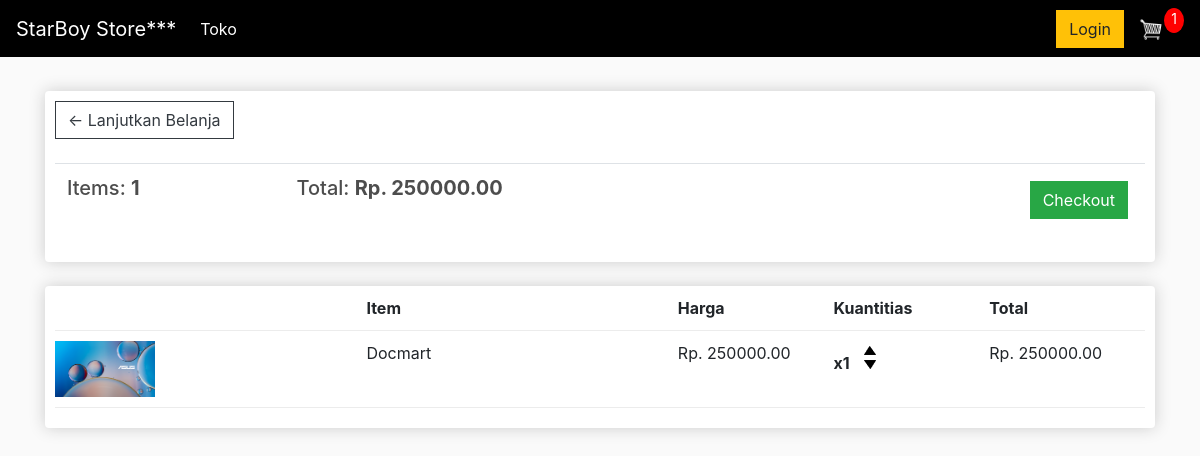
The app's page /cart/ (signed in) with its own data.
### store/models.py (models this page shows, shortened)
class Order(models.Model):
    customer = models.ForeignKey(Customer, on_delete=models.SET_NULL, null=True, blank=True)
    date_ordered = models.DateTimeField(auto_now_add=True)
    complete = models.BooleanField(default=False)
    transaction = models.CharField(max_length=100, null=True)
    @property
    def get_cart_total(self):
        orderitems = self.orderitem_set.all()
        total = sum([item.get_total for item in orderitems])
        return total
    @property
    def get_cart_items(self):
        orderitems = self.orderitem_set.all()
        total = sum([item.quantity for item in orderitems])
        return total

class OrderItem(models.Model):
    product = models.ForeignKey(Product, on_delete=models.SET_NULL, null=True)
    order = models.ForeignKey(Order, on_delete=models.SET_NULL, null=True)
    quantity = models.IntegerField(default=0, null=True, blank=True)
    date_added = models.DateTimeField(auto_now_add=True)
    @property
    def get_total(self):
        total = self.product.price * self.quantity
        return total

class Product(models.Model):
    name = models.CharField(max_length=200)
    price = models.DecimalField(max_digits=25, decimal_places=2)
    digital = models.BooleanField(default=False, null=True, blank=True)
    image = models.ImageField(null=True, blank=True)
    @property
    def imageURL(self):
        try:
            url = self.image.url
        except:
            url = ''
        return url

### store/views.py (the view)
# urls.py: path('cart/', views.cart, name="cart"),
def cart(request):
    data = cartData(request)
    cartItems = data['cartItems']
    order = data['order']
    items = data['items']
    context = {'items':items, 'order':order, 'cartItems':cartItems}
    return render (request, 'store/cart.html', context)

### store/utils.py (called while the page is built)
def cartData(request):
	if request.user.is_authenticated:
		customer = request.user.customer
		order, created = Order.objects.get_or_create(customer=customer, complete=False)
		items = order.orderitem_set.all()
		cartItems = order.get_cart_items
	else:
		cookieData = cookieCart(request)
		cartItems = cookieData['cartItems']
		order = cookieData['order']
		items = cookieData['items']
	return {'cartItems':cartItems ,'order':order, 'items':items}

### store/templates/store/cart.html
{% extends 'store/main.html' %}
{% load static %}
{% block content %}
	<div class="row">
		<div class="col-lg-12">
			<div class="box-element">
				<a  class="btn btn-outline-dark" href="{% url 'store' %}">&#x2190; Lanjutkan Belanja</a>
				<br>
				<br>
				<table class="table">
					<tr>
						<th><h5>Items: <strong>{{order.get_cart_items}}</strong></h5></th>
						<th><h5>Total: <strong>Rp. {{order.get_cart_total|floatformat:2}}</strong></h5></th>
						<th>
							<a  style="float:right; margin:5px;" class="btn btn-success" href="{% url 'checkout' %}">Checkout</a>
						</th>
					</tr>
				</table>
			</div>
			<br>
			<div class="box-element">
				<div class="cart-row">
					<div style="flex:2"></div>
					<div style="flex:2"><strong>Item</strong></div>
					<div style="flex:1"><strong>Harga</strong></div>
					<div style="flex:1"><strong>Kuantitias</strong></div>
					<div style="flex:1"><strong>Total</strong></div>
				</div>
				{% for item in items %}
				<div class="cart-row">
					<div style="flex:2"><img class="row-image" src="{{item.product.imageURL}}"></div>
					<div style="flex:2"><p>{{item.product.name}}</p></div>
					<div style="flex:1"><p>Rp. {{item.product.price|floatformat:2}}</p></div>
					<div style="flex:1">
						<p class="quantity">x{{item.quantity}}</p>
						<div class="quantity">
							<img data-product="{{item.product.id}}" data-action="add" class="chg-quantity update-cart" src="{% static  'images/arrow-up.png' %}">
							<img data-product="{{item.product.id}}" data-action="remove" class="chg-quantity update-cart" src="{% static  'images/arrow-down.png' %}">
						</div>
					</div>
					<div style="flex:1"><p>Rp. {{item.get_total}}</p></div>
				</div>
                {% endfor %}
			</div>
		</div>
	</div>
{% endblock content %}

### store/static/css/main.css (style rules this page uses)
body { background-color: hsl(0, 0%, 98%); }
h1,h2,h3,h4,h5,h6 { color:hsl(0, 0%, 30%); }
.box-element { box-shadow:hsl(0, 0%, 80%) 0 0 16px; background-color: #fff; border-radius: 4px; padding: 10px; }
.col-lg-4, .col-lg-6, .col-lg-8, .col-lg-12 { margin-top: 10px; }
.btn { border-radius: 0; }
.row-image { width: 100px; }
.cart-row { display: flex; align-items: flex-stretch; padding-bottom: 10px; margin-bottom: 10px; border-bottom: 1px solid #ececec; }
.quantity { display: inline-block; font-weight: 700; padding-right:10px; }
.chg-quantity { width: 12px; cursor: pointer; display: block; margin-top: 5px; transition:.1s; }

### records on screen
Order: get_cart_items "1", get_cart_total "250000.00"
OrderItem: product.imageURL (picture), product.name "Docmart", product.price "250000.00", quantity "1", get_total "250000.00"

### other values on screen
{{ cartItems }} "1"
